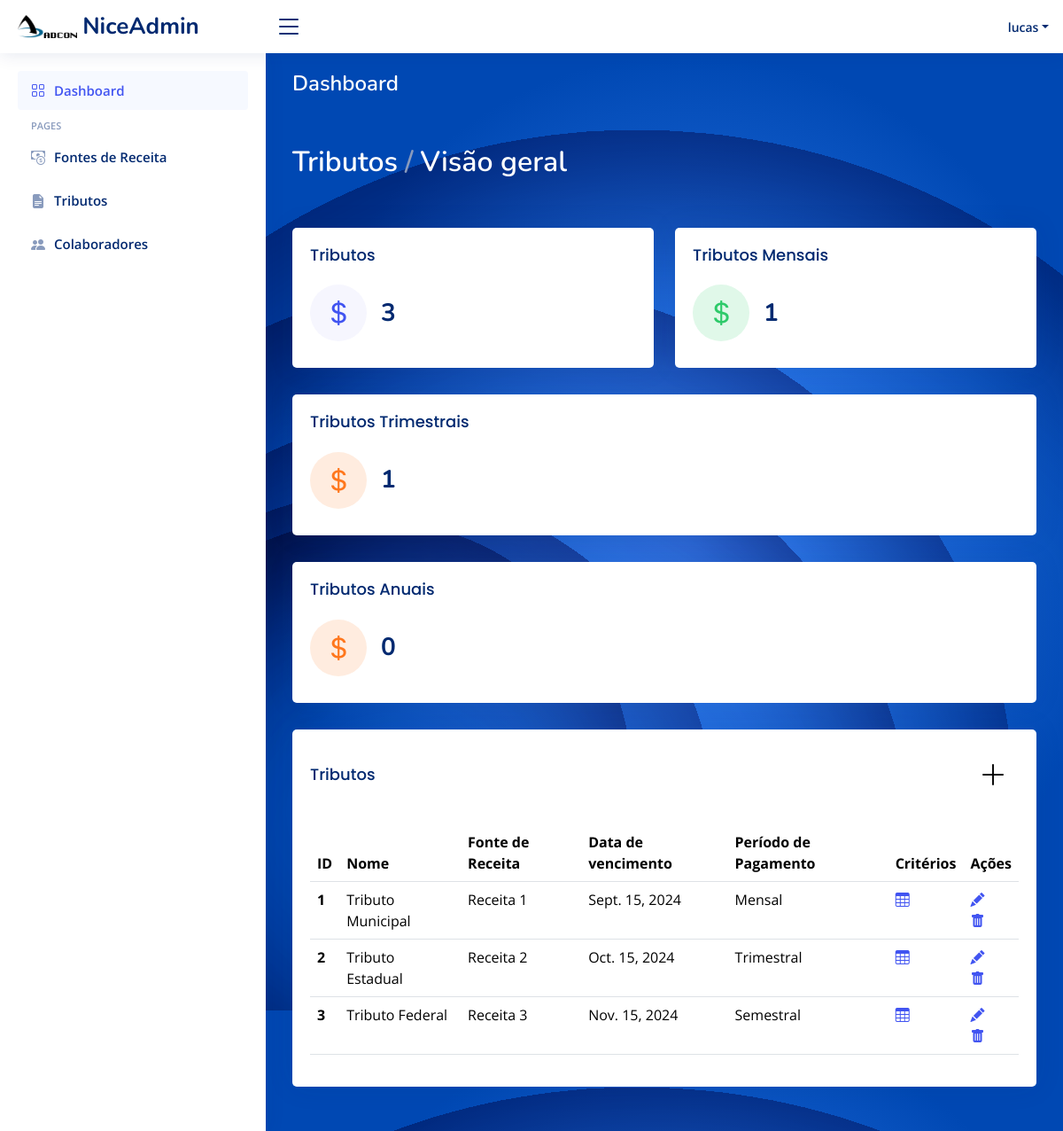
Page /tributos (signed in) on the earlier database version.
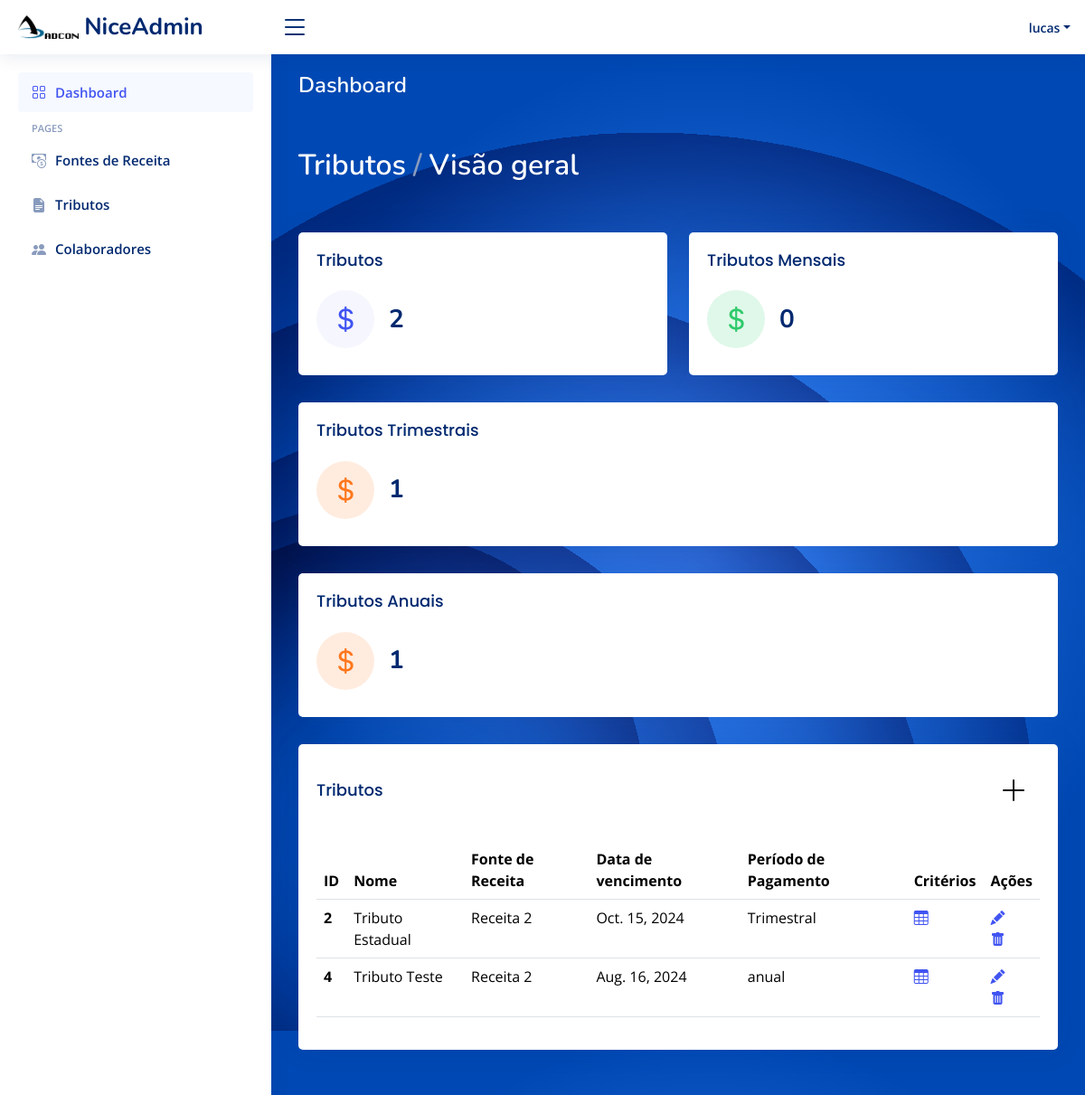
Same page on the later database version.
### app/models.py (models this page shows)
class Tributo(models.Model):
    id_tributo = models.AutoField(primary_key=True)
    nome = models.CharField(max_length=100, null=True, blank=True)
    id_data_vencimento_vencimento = models.ForeignKey(Vencimento, on_delete=models.CASCADE)
    id_fonte_receita_fonte_receita = models.ForeignKey(FonteReceita, on_delete=models.CASCADE)

class FonteReceita(models.Model):
    id_fonte_receita = models.AutoField(primary_key=True)
    nome = models.CharField(max_length=100, null=True, blank=True)

class Vencimento(models.Model):
    id_data_vencimento = models.AutoField(primary_key=True)
    dia = models.DateField(null=True, blank=True)
    periodo_pagamento = models.CharField(max_length=100, null=True, blank=True)

### app/views.py (the view, shortened to what this page needs)
# urls.py: path("tributos", views.tributos, name="tributos"),
@login_required(login_url='/')
def tributos(request):
    tributos = Tributo.objects.all()
    fontes_receitas = FonteReceita.objects.all()
    tributos_mensais = Tributo.objects.filter(id_data_vencimento_vencimento__periodo_pagamento="Mensal").count()
    tributos_trimestral = Tributo.objects.filter(id_data_vencimento_vencimento__periodo_pagamento="Trimestral").count()
    tributos_anual = Tributo.objects.filter(id_data_vencimento_vencimento__periodo_pagamento="anual").count()
    return render(request, 'frontend/tributos.html',
                  {
                      "fontes_receita": fontes_receitas,
                      "tributos": tributos,
                      "tributos_mensais": tributos_mensais,
                      "tributos_trimestral": tributos_trimestral,
                      "tributos_anual": tributos_anual
                  })

### app/templates/frontend/tributos.html (shortened to what the changed rows need)
<!DOCTYPE html>
<html lang="en">
{% load static %}
<head>
  <link href="{% static "vendor/bootstrap/css/bootstrap.min.css" %}" rel="stylesheet">
  <link href="{% static "vendor/bootstrap-icons/bootstrap-icons.css" %}" rel="stylesheet">
  <link href="{% static "vendor/boxicons/css/boxicons.min.css" %}" rel="stylesheet">
  <link href="{% static "vendor/quill/quill.snow.css" %}" rel="stylesheet">
  <link href="{% static "vendor/quill/quill.bubble.css" %}" rel="stylesheet">
  <link href="{% static "vendor/remixicon/remixicon.css" %}" rel="stylesheet">
  <link href="{% static "vendor/simple-datatables/style.css" %}" rel="stylesheet">
  <link href="{% static "css/style.css" %}" rel="stylesheet">
</head>
<body>
  <main id="main" class="main" style="background-image: url('{% static "img/graphic-side.svg" %}');">
    <div class="pagetitle">
      <h1 style="color: white;">Dashboard</h1>
    </div>
    <section class="section dashboard">
      <div class="row">
        <div>
          <div class="row">
            <div class="col-xxl-3 col-md-6">
              <div class="card info-card sales-card">
                <div class="card-body">
                  <div class="d-flex align-items-center">
                    <div class="ps-3">
                      <h6>{{ tributos.count }}</h6>
                    </div>
                  </div>
                </div>
              </div>
            </div>
            <div class="col-xxl-3 col-md-6">
              <div class="card info-card revenue-card">
                <div class="card-body">
                  <div class="d-flex align-items-center">
                    <div class="ps-3">
                      <h6>{{ tributos_mensais }}</h6>
                    </div>
                  </div>
                </div>
              </div>
            </div>
            <div class="col-xxl-3 col-xl-12">
              <div class="card info-card customers-card">
                <div class="card-body">
                  <div class="d-flex align-items-center">
                    <div class="ps-3">
                      <h6>{{ tributos_anual }}</h6>
                    </div>
                  </div>
                </div>
              </div>
            </div>
            <div class="col-12">
                <div class="card">
                    <div class="card-body">
                      <table class="table">
                        <thead>
                          <tr>
                            <th scope="col">ID</th>
                            <th scope="col">Nome</th>
                            <th scope="col">Fonte de Receita</th>
                            <th scope="col">Data de vencimento</th>
                              <th scope="col">Período de Pagamento</th>
                            <th scope="col">Critérios</th>
                            <th scope="col">Ações</th>
                          </tr>
                        </thead>
                        <tbody>
                        {% for tributo in tributos %}
                          <tr>
                            <th scope="row">{{ tributo.id_tributo }}</th>
                            <td>{{ tributo.nome }}</td>
                            <td>{{ tributo.id_fonte_receita_fonte_receita.nome }}</td>
                            <td>{{ tributo.id_data_vencimento_vencimento.dia}}</td>
                            <td>{{ tributo.id_data_vencimento_vencimento.periodo_pagamento}}</td>
                            <td><a href="{% url 'criterios' tributo_id=tributo.id_tributo %}"><i class="bi bi-table"></i></a></td>
                            <td>
                                <a href="{% url 'update_tributo' tributo_id=tributo.id_tributo %}">
                                    <i class="bi bi-pencil-fill" style="margin-right: 17%; margin-left: 0%;"></i>
                                </a>
                                <a href="{% url 'delete_tributo' tributo_id=tributo.id_tributo %}"><i class="bi bi-trash-fill" style="margin-right: 17%;"></i></a>
                            </td>
                          </tr>
                        {% endfor %}
                        </tbody>
                      </table>
                    </div>
                  </div>
            </div>
          </div>
        </div>
            </div>
    </section>
  </main>
</body>
</html>

Differences in the rows shown:
removed Tributo: id_tributo "1", nome "Tributo Municipal", id_fonte_receita_fonte_receita.nome "Receita 1", id_data_vencimento_vencimento.dia "Sept. 15, 2024", id_data_vencimento_vencimento.periodo_pagamento "Mensal"
removed Tributo: id_tributo "3", nome "Tributo Federal", id_fonte_receita_fonte_receita.nome "Receita 3", id_data_vencimento_vencimento.dia "Nov. 15, 2024", id_data_vencimento_vencimento.periodo_pagamento "Semestral"
added Tributo: id_tributo "4", nome "Tributo Teste", id_fonte_receita_fonte_receita.nome "Receita 2", id_data_vencimento_vencimento.dia "Aug. 16, 2024", id_data_vencimento_vencimento.periodo_pagamento "anual"
Other differences:
{{ tributos.count }}: "3" → "2"
{{ tributos_mensais }}: "1" → "0"
{{ tributos_anual }}: "0" → "1"
